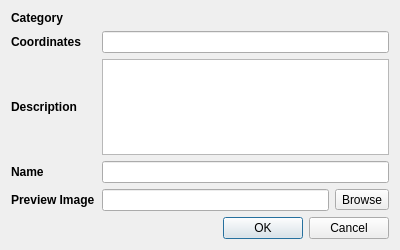
<?xml version="1.0" encoding="UTF-8"?>
<ui version="4.0">
 <class>TargetMaker</class>
 <widget class="QDialog" name="TargetMaker">
  <property name="geometry">
   <rect>
    <x>0</x>
    <y>0</y>
    <width>400</width>
    <height>250</height>
   </rect>
  </property>
  <property name="windowTitle">
   <string>Dialog</string>
  </property>
  <layout class="QVBoxLayout" name="verticalLayout">
   <item>
    <layout class="QHBoxLayout" name="categoryContainer">
     <item>
      <widget class="QLabel" name="categoryLabel">
       <property name="minimumSize">
        <size>
         <width>85</width>
         <height>0</height>
        </size>
       </property>
       <property name="font">
        <font>
         <weight>75</weight>
         <bold>true</bold>
        </font>
       </property>
       <property name="text">
        <string>Category</string>
       </property>
      </widget>
     </item>
    </layout>
   </item>
   <item>
    <layout class="QHBoxLayout" name="coordinateContainer">
     <item>
      <widget class="QLabel" name="coordinateLabel">
       <property name="minimumSize">
        <size>
         <width>85</width>
         <height>0</height>
        </size>
       </property>
       <property name="font">
        <font>
         <weight>75</weight>
         <bold>true</bold>
        </font>
       </property>
       <property name="text">
        <string>Coordinates</string>
       </property>
      </widget>
     </item>
     <item>
      <widget class="QLineEdit" name="coordinateInput"/>
     </item>
    </layout>
   </item>
   <item>
    <layout class="QHBoxLayout" name="descriptionContainer">
     <item>
      <widget class="QLabel" name="descriptionLabel">
       <property name="minimumSize">
        <size>
         <width>85</width>
         <height>0</height>
        </size>
       </property>
       <property name="font">
        <font>
         <weight>75</weight>
         <bold>true</bold>
        </font>
       </property>
       <property name="text">
        <string>Description</string>
       </property>
      </widget>
     </item>
     <item>
      <widget class="QTextEdit" name="descriptionInput"/>
     </item>
    </layout>
   </item>
   <item>
    <layout class="QHBoxLayout" name="nameContainer">
     <item>
      <widget class="QLabel" name="nameLabel">
       <property name="minimumSize">
        <size>
         <width>85</width>
         <height>0</height>
        </size>
       </property>
       <property name="font">
        <font>
         <weight>75</weight>
         <bold>true</bold>
        </font>
       </property>
       <property name="text">
        <string>Name</string>
       </property>
      </widget>
     </item>
     <item>
      <widget class="QLineEdit" name="nameInput"/>
     </item>
    </layout>
   </item>
   <item>
    <layout class="QHBoxLayout" name="horizontalLayout">
     <item>
      <widget class="QLabel" name="imageLabel">
       <property name="minimumSize">
        <size>
         <width>85</width>
         <height>0</height>
        </size>
       </property>
       <property name="font">
        <font>
         <weight>75</weight>
         <bold>true</bold>
        </font>
       </property>
       <property name="text">
        <string>Preview Image</string>
       </property>
      </widget>
     </item>
     <item>
      <widget class="QLineEdit" name="fileInput"/>
     </item>
     <item>
      <widget class="QToolButton" name="toolButton">
       <property name="text">
        <string>Browse</string>
       </property>
      </widget>
     </item>
    </layout>
   </item>
   <item>
    <widget class="QDialogButtonBox" name="buttonBox">
     <property name="orientation">
      <enum>Qt::Horizontal</enum>
     </property>
     <property name="standardButtons">
      <set>QDialogButtonBox::Cancel|QDialogButtonBox::Ok</set>
     </property>
    </widget>
   </item>
  </layout>
 </widget>
 <resources/>
 <connections>
  <connection>
   <sender>buttonBox</sender>
   <signal>accepted()</signal>
   <receiver>TargetMaker</receiver>
   <slot>accept()</slot>
   <hints>
    <hint type="sourcelabel">
     <x>248</x>
     <y>254</y>
    </hint>
    <hint type="destinationlabel">
     <x>157</x>
     <y>274</y>
    </hint>
   </hints>
  </connection>
  <connection>
   <sender>buttonBox</sender>
   <signal>rejected()</signal>
   <receiver>TargetMaker</receiver>
   <slot>reject()</slot>
   <hints>
    <hint type="sourcelabel">
     <x>316</x>
     <y>260</y>
    </hint>
    <hint type="destinationlabel">
     <x>286</x>
     <y>274</y>
    </hint>
   </hints>
  </connection>
 </connections>
</ui>
